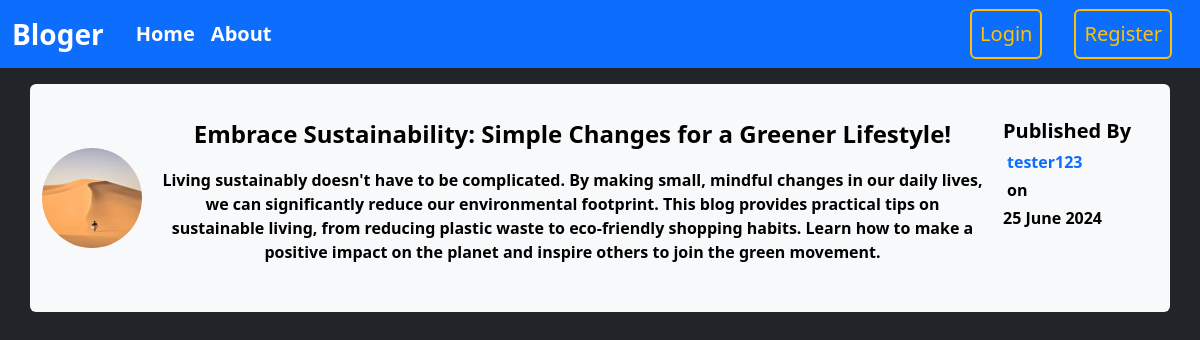
/post/11, run on the app's committed database.
### package/models.py (models this page shows, shortened)
class User(db.Model, UserMixin):
    id = db.Column(db.Integer, primary_key=True)
    username = db.Column(db.String(20), unique=True, nullable=False)
    email = db.Column(db.String(120), unique=True, nullable=False)
    image = db.Column(db.String(20), nullable=False, default="default.jpg")
    password = db.Column(db.String(60), nullable=False)
    posts = db.relationship("Post", backref="author", lazy=True)

class Post(db.Model):
    id = db.Column(db.Integer, primary_key=True)
    title = db.Column(db.String(100), nullable=False)
    date_posted = db.Column(db.DateTime, nullable=False, default = datetime.utcnow)
    content = db.Column(db.Text, nullable=False)
    user_id = db.Column(db.Integer, db.ForeignKey("user.id"), nullable=False)

### package/posts/routes.py (the view)
@posts.route("/post/<int:id>")
def post(id):
    post = Post.query.get_or_404(id)
    return render_template("post.html", title=post.title, post=post)

### package/templates/post.html (shortened to what this page needs)
{% extends 'layouts.html' %}
{% block content %}
  <div class="container bg-light rounded text-black d-flex py-3 justify-content-center my-3 flex-md-row flex-column">
    <div class="d-flex align-items-center justify-content-center">
      <img class="rounded-circle" src="{{ url_for('static', filename='profile_pics/' + post.author.image) }}" style="width: 100px;  height: 100px;" />
    </div>
    <div class="flex-fill text-center mx-3 py-3">
      <p class="title fs-4 text-decoration-none text-black">{{ post.title }}</p>
      <p class="mt-3">{{ post.content }}</p>
    </div>
    <div class="d-flex flex-column pt-3" style="min-width: 155px;">
      <div class="d-flex flex-md-column justify-content-center flex-wrap">
        <p class="bold fw-4 fs-5 m-0">Published By</p>
        <a href="{{url_for("users.user_post", username=post.author.username)}}" class="text-decoration-none mx-1 pt-1">{{ post.author.username }}</a>
        <p class="m-0 pt-1 mx-1">on</p>
        <p class="pt-1 m-0">{{ post.date_posted.strftime('%d %B %Y') }}</p>
      </div>
    </div>
  </div>
{% endblock %}

### package/static/main.css (style rules this page uses)
body { margin: 0; padding: 0px 0px; height: 100vh; }

### data on the page
User: image (picture), author.username "tester123"
Post: title "Embrace Sustainability: Simple Changes for a Greener Lifestyle!", content "Living sustainably doesn't have to be complicated. By making small, mindful changes in our daily lives, we can significantly reduce our environmental footprint. This blog provides practical tips on sustainable living, from reducing plastic waste to eco-friendly shopping habits. Learn how to make a positive impact on the planet and inspire others to join the green movement.", date_posted "25 June 2024"
